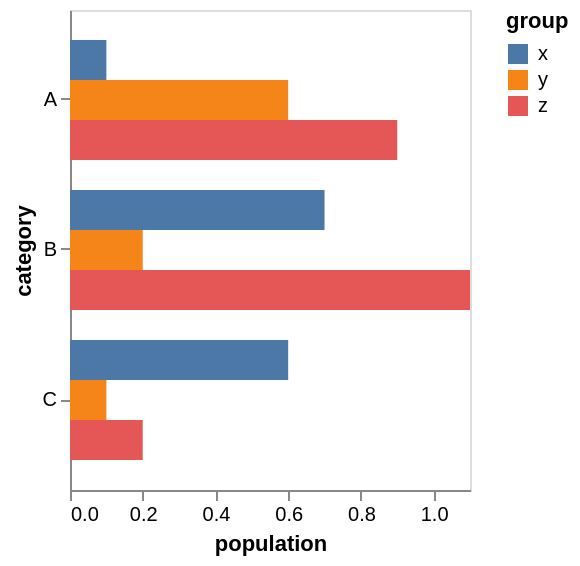

Describe this chart as a Vega-Lite specification.
### Vega specification from a JSON file in a GitHub repository (floating-point values rounded to 4 significant figures)
{"$schema": "https://vega.github.io/schema/vega/v5.json", "background": "white", "padding": 5, "width": 200, "style": "cell", "data": [{"name": "source_0", "values": [{"category": "A", "group": "x", "value": 0.1}, {"category": "A", "group": "y", "value": 0.6}, {"category": "A", "group": "z", "value": 0.9}, {"category": "B", "group": "x", "value": 0.7}, {"category": "B", "group": "y", "value": 0.2}, {"category": "B", "group": "z", "value": 1.1}, {"category": "C", "group": "x", "value": 0.6}, {"category": "C", "group": "y", "value": 0.1}, {"category": "C", "group": "z", "value": 0.2}]}, {"name": "data_0", "source": "source_0", "transform": [{"type": "stack", "groupby": ["category", "group"], "field": "value", "sort": {"field": [], "order": []}, "as": ["value_start", "value_end"], "offset": "zero"}, {"type": "filter", "expr": "isValid(datum[\"value\"]) && isFinite(+datum[\"value\"])"}]}], "signals": [{"name": "y_step", "update": "20 * bandspace(domain('yOffset').length) / (1-0.2)"}, {"name": "height", "update": "bandspace(domain('y').length, 0.2, 0.2) * y_step"}], "marks": [{"name": "marks", "type": "rect", "style": ["bar"], "from": {"data": "data_0"}, "encode": {"update": {"fill": {"scale": "color", "field": "group"}, "ariaRoleDescription": {"value": "bar"}, "description": {"signal": "\"value: \" + (format(datum[\"value\"], \"\")) + \"; category: \" + (isValid(datum[\"category\"]) ? datum[\"category\"] : \"\"+datum[\"category\"]) + \"; group: \" + (isValid(datum[\"group\"]) ? datum[\"group\"] : \"\"+datum[\"group\"])"}, "x": {"scale": "x", "field": "value_end"}, "x2": {"scale": "x", "field": "value_start"}, "y": {"scale": "y", "field": "category", "offset": {"scale": "yOffset", "field": "group"}}, "height": {"scale": "yOffset", "band": 1}}}}], "scales": [{"name": "x", "type": "linear", "domain": {"data": "data_0", "fields": ["value_start", "value_end"]}, "range": [0, {"signal": "width"}], "nice": true, "zero": true}, {"name": "y", "type": "band", "domain": {"data": "data_0", "field": "category", "sort": true}, "range": {"step": {"signal": "y_step"}}, "paddingInner": 0.2, "paddingOuter": 0.2}, {"name": "yOffset", "type": "band", "domain": {"data": "data_0", "field": "group", "sort": true}, "range": {"step": 20}}, {"name": "color", "type": "ordinal", "domain": {"data": "data_0", "field": "group", "sort": true}, "range": "category"}], "axes": [{"scale": "x", "orient": "bottom", "grid": false, "title": "population", "labelFlush": true, "labelOverlap": true, "tickCount": {"signal": "ceil(width/40)"}, "zindex": 0}, {"scale": "y", "orient": "left", "grid": false, "title": "category", "zindex": 0}], "legends": [{"fill": "color", "symbolType": "square", "title": "group"}]}
